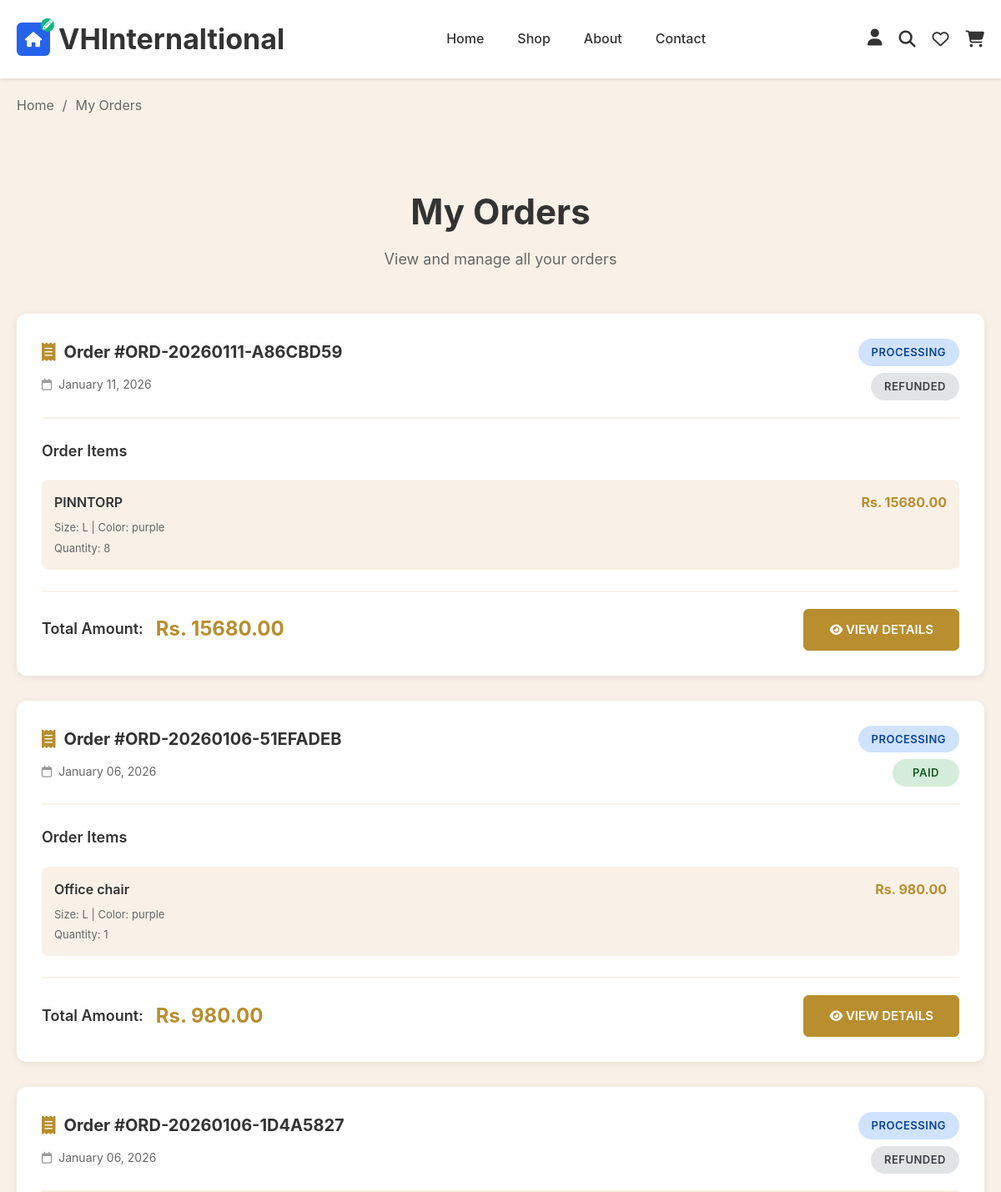
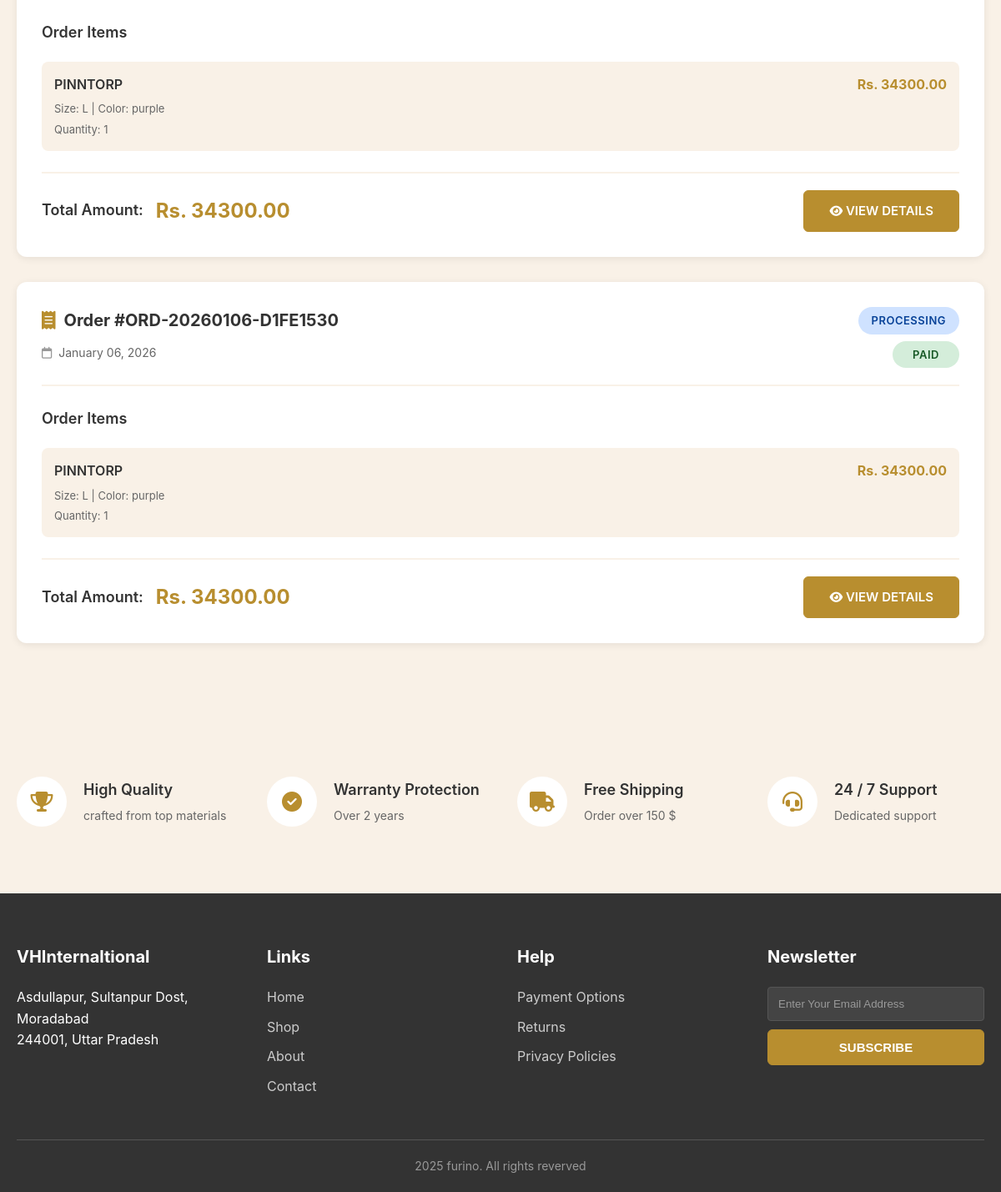
The app's page /my-orders/ (signed in) with its own data (2 pictures, top to bottom).
### home/models.py (models this page shows, shortened)
class Order(models.Model):
    STATUS_CHOICES = [
        ('pending', 'Pending'),
        ('processing', 'Processing'),
        ('shipped', 'Shipped'),
        ('delivered', 'Delivered'),
        ('applied_for_return', 'Applied for Return'),
        ('cancelled', 'Cancelled'),
        ('refunded', 'Refunded'),
    ]
    PAYMENT_STATUS_CHOICES = [
        ('pending', 'Pending'),
        ('paid', 'Paid'),
        ('failed', 'Failed'),
        ('refunded', 'Refunded'),
    ]
    id = models.UUIDField(primary_key=True, default=uuid.uuid4, editable=False)
    user = models.ForeignKey(User, on_delete=models.CASCADE, related_name='orders')
    order_number = models.CharField(max_length=50, unique=True)
    status = models.CharField(max_length=20, choices=STATUS_CHOICES, default='pending')
    payment_status = models.CharField(max_length=20, choices=PAYMENT_STATUS_CHOICES, default='pending')
    shipping_name = models.CharField(max_length=255)
    shipping_address = models.TextField()
    shipping_city = models.CharField(max_length=100)
    shipping_state = models.CharField(max_length=100)
    shipping_postal_code = models.CharField(max_length=20)
    shipping_country = models.CharField(max_length=100, default='India')
    shipping_phone = models.CharField(max_length=20, null=True, blank=True)
    subtotal = models.DecimalField(max_digits=10, decimal_places=2, default=0)
    shipping_cost = models.DecimalField(max_digits=10, decimal_places=2, default=0)
    tax = models.DecimalField(max_digits=10, decimal_places=2, default=0)
    total = models.DecimalField(max_digits=10, decimal_places=2, default=0)
    razorpay_order_id = models.CharField(max_length=255, null=True, blank=True)
    razorpay_payment_id = models.CharField(max_length=255, null=True, blank=True)
    razorpay_signature = models.CharField(max_length=255, null=True, blank=True)
    created_at = models.DateTimeField(auto_now_add=True)
    updated_at = models.DateTimeField(auto_now=True)
    class Meta:
        db_table = 'order'
        verbose_name = 'Order'
        verbose_name_plural = 'Orders'
        ordering = ['-created_at']

class OrderItem(models.Model):
    id = models.UUIDField(primary_key=True, default=uuid.uuid4, editable=False)
    order = models.ForeignKey(Order, on_delete=models.CASCADE, related_name='items')
    product = models.ForeignKey(Product, on_delete=models.SET_NULL, null=True, related_name='order_items')
    product_name = models.CharField(max_length=255)  # Store name in case product is deleted
    product_price = models.DecimalField(max_digits=10, decimal_places=2)
    quantity = models.IntegerField()
    size = models.CharField(max_length=10, null=True, blank=True)
    color = models.CharField(max_length=50, null=True, blank=True)
    subtotal = models.DecimalField(max_digits=10, decimal_places=2)
    class Meta:
        db_table = 'order_item'
        verbose_name = 'Order Item'
        verbose_name_plural = 'Order Items'

### home/views.py (the view)
# urls.py: path('my-orders/', views.my_orders_view, name='my-orders'),
def my_orders_view(request):
    if not request.user.is_authenticated:
        from django.shortcuts import redirect
        from django.urls import reverse
        return redirect(f"{reverse('account:signin')}?next={reverse('home:my-orders')}")
    from .models import Order
    orders = Order.objects.filter(user=request.user).prefetch_related('items').order_by('-created_at')
    context = {
        'orders': orders,
    }
    return render(request, 'home/my_orders.html', context)

### home/templates/home/my_orders.html (shortened to what this page needs)
{% load static %}
<!DOCTYPE html>
<html lang="en">
<head>
    <link rel="stylesheet" href="{% static 'home/css/style.css' %}">
    <link rel="stylesheet" href="{% static 'home/css/my_orders.css' %}">
    <link rel="stylesheet" href="https://cdnjs.cloudflare.com/ajax/libs/font-awesome/6.4.0/css/all.min.css">
</head>
<body>
    <header class="header">
        <div class="container">
            <nav class="navbar">
                <div class="logo">
                    <div class="logo-icon">
                        <i class="fas fa-home"></i>
                        <i class="fas fa-pencil-alt"></i>
                    </div>
                    <h1>VHInternaltional</h1>
                </div>
                <ul class="nav-menu">
                    <li><a href="{% url 'home:index' %}">Home</a></li>
                    <li><a href="{% url 'home:shop' %}">Shop</a></li>
                    <li><a href="{% url 'home:about' %}">About</a></li>
                    <li><a href="{% url 'home:contact' %}">Contact</a></li>
                </ul>
                <div class="nav-icons">
                    <div class="user-menu-wrapper">
                        <button class="icon-link user-icon-btn" onclick="toggleUserMenu(event)">
                            <i class="fas fa-user"></i>
                        </button>
                    </div>
                    <a href="#" class="icon-link"><i class="fas fa-search"></i></a>
                    <a href="#" class="icon-link"><i class="far fa-heart"></i></a>
                    <a href="{% url 'home:cart' %}" class="icon-link cart-link">
                        <i class="fas fa-shopping-cart"></i>
                    </a>
                </div>
            </nav>
        </div>
    </header>
    <section class="breadcrumb-section">
        <div class="container">
            <nav class="breadcrumb">
                <a href="{% url 'home:index' %}">Home</a>
                <span>/</span>
                <span>My Orders</span>
            </nav>
        </div>
    </section>
    <section class="my-orders-section">
        <div class="container">
            <div class="page-header">
                <h1 class="page-title">My Orders</h1>
                <p class="page-subtitle">View and manage all your orders</p>
            </div>
            {% if orders %}
                <div class="orders-list">
                    {% for order in orders %}
                        <div class="order-card">
                            <div class="order-header">
                                <div class="order-info">
                                    <div class="order-number">
                                        <i class="fas fa-receipt"></i>
                                        <span>Order #{{ order.order_number }}</span>
                                    </div>
                                    <div class="order-date">
                                        <i class="far fa-calendar"></i>
                                        <span>{{ order.created_at|date:"F d, Y" }}</span>
                                    </div>
                                </div>
                                <div class="order-status">
                                    <span class="status-badge status-{{ order.status }}">
                                        {{ order.get_status_display }}
                                    </span>
                                    <span class="payment-badge payment-{{ order.payment_status }}">
                                        {{ order.get_payment_status_display }}
                                    </span>
                                </div>
                            </div>
                            <div class="order-items">
                                <h3 class="items-title">Order Items</h3>
                                <div class="items-grid">
                                    {% for item in order.items.all %}
                                        <div class="order-item">
                                            <div class="item-details">
                                                <h4 class="item-name">{{ item.product_name }}</h4>
                                                {% if item.size or item.color %}
                                                    <p class="item-attributes">
                                                        {% if item.size %}Size: {{ item.size }}{% endif %}
                                                        {% if item.size and item.color %} | {% endif %}
                                                        {% if item.color %}Color: {{ item.color }}{% endif %}
                                                    </p>
                                                {% endif %}
                                                <p class="item-quantity">Quantity: {{ item.quantity }}</p>
                                            </div>
                                            <div class="item-price">
                                                Rs. {{ item.subtotal|floatformat:2 }}
                                            </div>
                                        </div>
                                    {% endfor %}
                                </div>
                            </div>
                            <div class="order-footer">
                                <div class="order-total">
                                    <span class="total-label">Total Amount:</span>
                                    <span class="total-value">Rs. {{ order.total|floatformat:2 }}</span>
                                </div>
                                <div class="order-actions">
                                    <a href="{% url 'home:order-confirmation' order.id %}" class="btn btn-primary">
                                        <i class="fas fa-eye"></i>
                                        View Details
                                    </a>
                                </div>
                            </div>
                        </div>
                    {% endfor %}
                </div>
            {% endif %}
        </div>
    </section>
    <section class="features-section">
        <div class="container">
            <div class="features-grid">
                <div class="feature-item">
                    <div class="feature-icon">
                        <i class="fas fa-trophy"></i>
                    </div>
                    <div class="feature-content">
                        <h3>High Quality</h3>
                        <p>crafted from top materials</p>
                    </div>
                </div>
                <div class="feature-item">
                    <div class="feature-icon">
                        <i class="fas fa-check-circle"></i>
                    </div>
                    <div class="feature-content">
                        <h3>Warranty Protection</h3>
                        <p>Over 2 years</p>
                    </div>
                </div>
                <div class="feature-item">
                    <div class="feature-icon">
                        <i class="fas fa-truck"></i>
                    </div>
                    <div class="feature-content">
                        <h3>Free Shipping</h3>
                        <p>Order over 150 $</p>
                    </div>
                </div>
                <div class="feature-item">
                    <div class="feature-icon">
                        <i class="fas fa-headset"></i>
                    </div>
                    <div class="feature-content">
                        <h3>24 / 7 Support</h3>
                        <p>Dedicated support</p>
                    </div>
                </div>
            </div>
        </div>
    </section>
    <footer class="footer">
        <div class="container">
            <div class="footer-content">
                <div class="footer-section">
                    <h3>VHInternaltional</h3>
                    <p>Asdullapur, Sultanpur Dost, Moradabad<br>
                        244001, Uttar Pradesh</p>
                </div>
                <div class="footer-section">
                    <h4>Links</h4>
                    <ul>
                        <li><a href="{% url 'home:index' %}">Home</a></li>
                        <li><a href="{% url 'home:shop' %}">Shop</a></li>
                        <li><a href="{% url 'home:about' %}">About</a></li>
                        <li><a href="{% url 'home:contact' %}">Contact</a></li>
                    </ul>
                </div>
                <div class="footer-section">
                    <h4>Help</h4>
                    <ul>
                        <li><a href="#">Payment Options</a></li>
                        <li><a href="{% url 'home:return-policy' %}">Returns</a></li>
                        <li><a href="{% url 'home:privacy-policy' %}">Privacy Policies</a></li>
                    </ul>
                </div>
                <div class="footer-section">
                    <h4>Newsletter</h4>
                    <form class="newsletter-form">
                        <input type="email" placeholder="Enter Your Email Address" required>
                        <button type="submit" class="btn btn-primary">SUBSCRIBE</button>
                    </form>
                </div>
            </div>
            <div class="footer-bottom">
                <p>2025 furino. All rights reverved</p>
            </div>
        </div>
    </footer>
</body>
</html>

### home/static/home/css/style.css (style rules this page uses)
* { margin: 0; padding: 0; box-sizing: border-box; }
body { font-family: -apple-system, BlinkMacSystemFont, 'Segoe UI', Roboto, Oxygen, Ubuntu, Cantarell, sans-serif; line-height: 1.6; color: #333; background: #fff; }
.container { max-width: 1200px; margin: 0 auto; padding: 0 20px; }
.header { background: #fff; box-shadow: 0 2px 4px rgba(0, 0, 0, 0.1); position: sticky; top: 0; z-index: 1000; }
.navbar { display: flex; justify-content: space-between; align-items: center; padding: 20px 0; }
.logo { display: flex; align-items: center; gap: 10px; }
.logo-icon { position: relative; width: 40px; height: 40px; background: #2563eb; border-radius: 6px; display: flex; align-items: center; justify-content: center; color: #fff; font-size: 18px; }
.logo-icon .fa-pencil-alt { position: absolute; top: -5px; right: -5px; font-size: 12px; background: #10b981; width: 16px; height: 16px; border-radius: 50%; display: flex; align-items: center; justify-content: center; }
.logo h1 { font-size: 34px; font-weight: 700; color: #333; margin: 0; }
.nav-menu { display: flex; list-style: none; gap: 40px; }
.nav-menu a { text-decoration: none; color: #333; font-weight: 500; transition: color 0.3s; }
.nav-icons { display: flex; align-items: center; gap: 20px; }
.icon-link { color: #333; font-size: 20px; text-decoration: none; transition: color 0.3s; background: none; border: none; cursor: pointer; }
.user-menu-wrapper { position: relative; }
.user-icon-btn { padding: 0; background: none; border: none; }
.btn { display: inline-block; padding: 15px 40px; text-decoration: none; border-radius: 4px; font-weight: 600; transition: all 0.3s; border: none; cursor: pointer; font-size: 16px; text-transform: uppercase; }
.btn-primary { background: #B88E2F; color: #fff; }
section { padding: 80px 0; }
.footer { background: #333; color: #fff; padding: 60px 0 20px; }
.footer-content { display: grid; grid-template-columns: repeat(auto-fit, minmax(250px, 1fr)); gap: 40px; margin-bottom: 40px; }
.footer-section h3, .footer-section h4 { margin-bottom: 20px; font-size: 20px; }
.footer-section ul { list-style: none; }
.footer-section ul li { margin-bottom: 10px; }
.footer-section ul li a { color: #ccc; text-decoration: none; transition: color 0.3s; }
.newsletter-form { display: flex; gap: 10px; flex-direction: column; }
.newsletter-form input { padding: 12px; border: 1px solid #555; border-radius: 4px; background: #444; color: #fff; }
.newsletter-form input::placeholder { color: #999; }
.newsletter-form button { padding: 12px 20px; width: 100%; }
.footer-bottom { text-align: center; padding-top: 20px; border-top: 1px solid #555; color: #999; font-size: 14px; }

### records on screen
Order: order_number "ORD-20260111-A86CBD59", created_at "January 11, 2026", status "PROCESSING", payment_status "REFUNDED", total "15680.00"
OrderItem: product_name "PINNTORP", size "L", color "purple", quantity "8", subtotal "15680.00"
Order: order_number "ORD-20260106-51EFADEB", created_at "January 06, 2026", status "PROCESSING", payment_status "PAID", total "980.00"
OrderItem: product_name "Office chair", size "L", color "purple", quantity "1", subtotal "980.00"
Order: order_number "ORD-20260106-1D4A5827", created_at "January 06, 2026", status "PROCESSING", payment_status "REFUNDED", total "34300.00"
OrderItem: product_name "PINNTORP", size "L", color "purple", quantity "1", subtotal "34300.00"
Order: order_number "ORD-20260106-D1FE1530", created_at "January 06, 2026", status "PROCESSING", payment_status "PAID", total "34300.00"
OrderItem: product_name "PINNTORP", size "L", color "purple", quantity "1", subtotal "34300.00"
